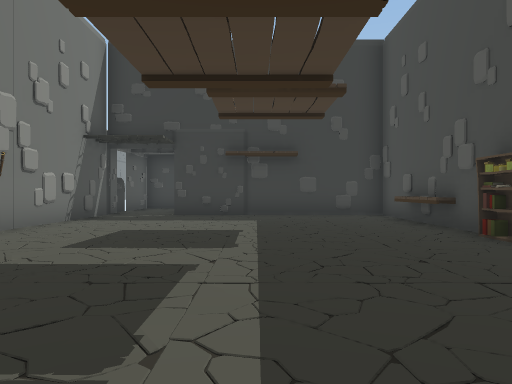
view 1 (above)

14 first-person views from a walk through a 3-D level made in the Unity game engine. The camera is 1.3 m above the floor, looks level and sees 70° across. Doors are open. The floor is counted in squares, 2 m on a side. Each view is taken from the middle of a square. On the plan, view 1 faces up. The plan holds only what a view shows up to about 11 squares ahead; the rest is blank. The place goes on beyond the plan. The player is left out. Some animated figures are left out.

view 2
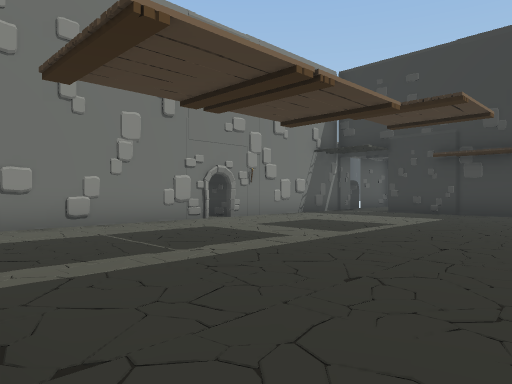

view 3
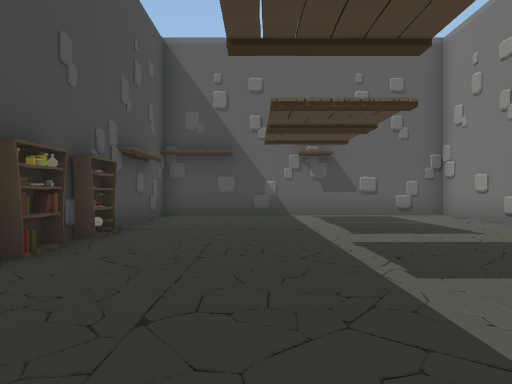

view 4
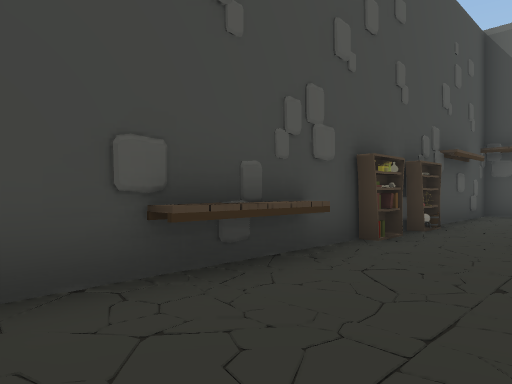

view 5
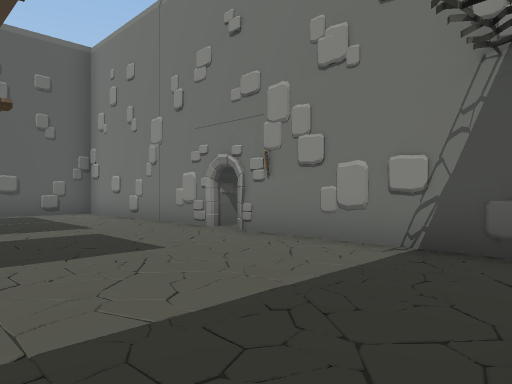

view 6
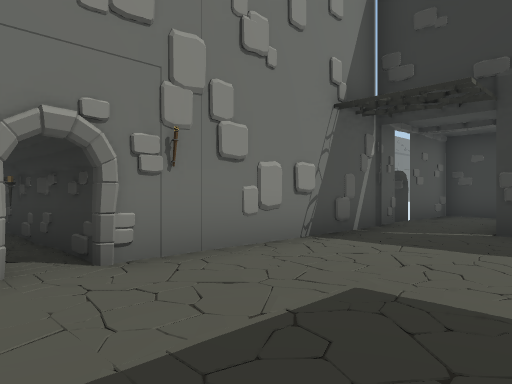

view 7
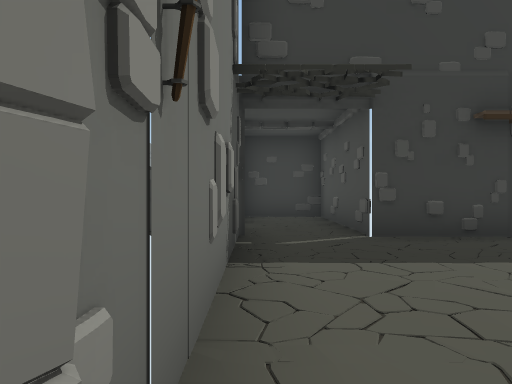

view 8
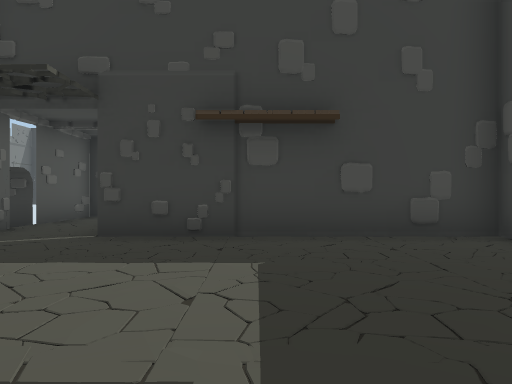

view 9
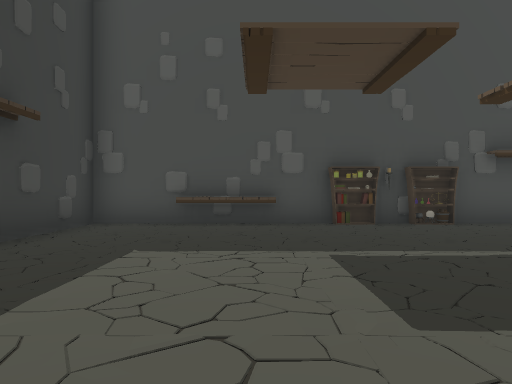

view 10
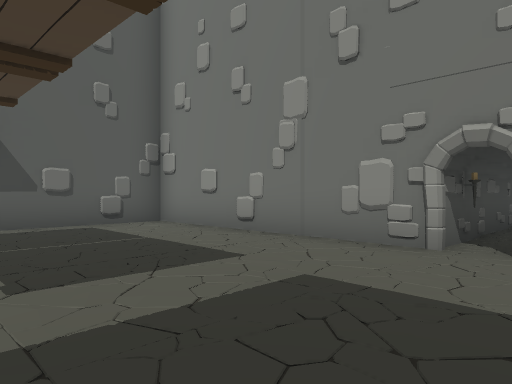

view 11
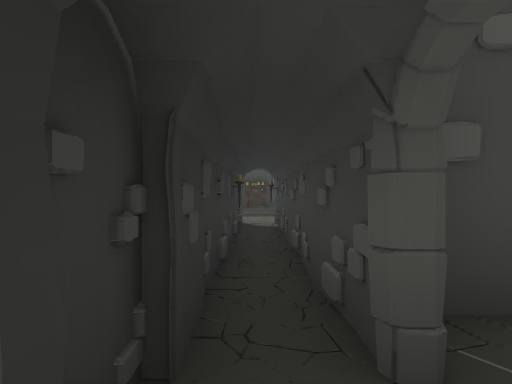

view 12
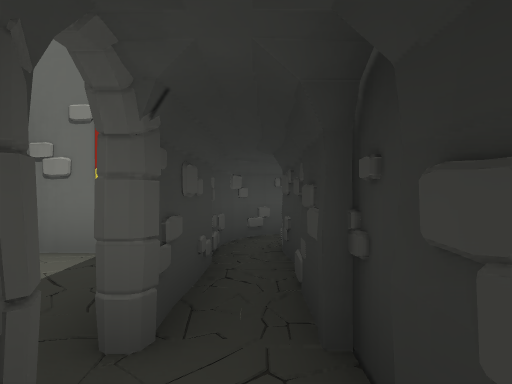

view 13
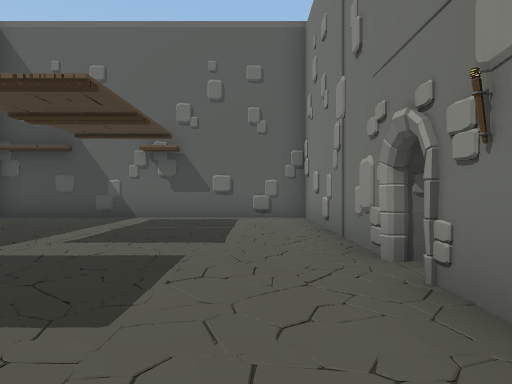

view 14
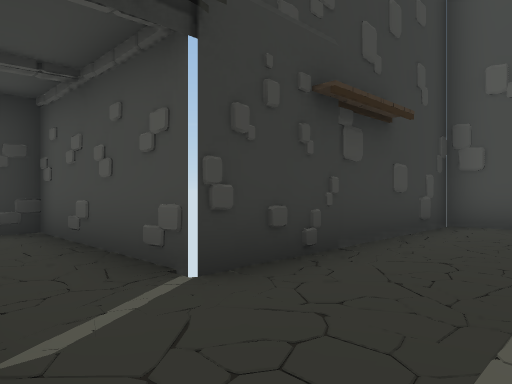

### Floor plan
Points are (right, up) in squares from view 1. A wall is a line through its corners. A room is listed if a view was taken in it or the views show most of it. See-through windows are left out.
Room 1 (views 1, 2, 3, 4, 5, 6, 7, 8, 9, 10, 13, 14)
walls: (3.6, 3.8) (3.6, 6.6); (-4.3, 4.5) (-4.3, -1.3) (3.6, -1.3) (3.6, 2.9); (-4.4, 4.5) (-4.2, 3.4); (-4.3, 1.7) (-4.2, 0.6); (3.6, 8.4) (3.6, 10.3) (-2.3, 10.3); (-3.3, -1.3) (-2.2, -1.2); (2.7, 10.5) (1.5, 10.4); (-4.3, 10.5) (-4.3, 5.2)
low walls: (-4.2, 4.2) (-4.3, 3.3); (-4.2, 7.5) (-4.3, 7)
ways out: opening at (-5, 5) to room 2; open door at (-4, 10)
objects: shelf (3, 2); shelf (3, 6); other object (3, 7) to (4, 8)
Room 2 (views 11, 12)
walls: (-10.4, 4.5) (-9.4, 4.6); (-9.5, 5.4) (-10, 5.3); (-9.5, 4.5) (-4.4, 4.5); (-10.9, 4.5) (-9.6, 4.5); (-11.9, 4.7) (-11.4, 4.5); (-8, 4.5) (-7.5, 4.6); (-7.5, 5.3) (-8, 5.3); (-12.8, 4.6) (-12, 4.5); (-13.3, 5.4) (-13.8, 5.3); (-13.4, 4.5) (-11.6, 4.5); (-6, 4.6) (-5.5, 4.6); (-5.5, 5.4) (-6.2, 5.3); (-15.6, 5.2) (-15.2, 4.8) (-14.4, 4.6); (-4.3, 5.2) (-14.2, 5.3); (-15.8, 5.5) (-15.5, 5) (-14.8, 4.6)
ways out: opening at (-5, 5) to room 1; open door at (-10.7, 3.3)

Where each view was taken, in squares from view 1:
view 1: 0 up, 0 right, facing up
view 2: 1 down, 3 right, facing up-left
view 3: 9 up, 1 right, facing down
view 4: 10 up, 1 right, facing down-right
view 5: 10 up, 0 right, facing down-left
view 6: 4 up, 1 left, facing up-left
view 7: 5 up, 4 left, facing up
view 8: 5 up, 0 right, facing up
view 9: 7 up, 4 left, facing right
view 10: 6 up, 0 right, facing down-left
view 11: 5 up, 12 left, facing right
view 12: 5 up, 10 left, facing left
view 13: 8 up, 3 left, facing down
view 14: 8 up, 4 left, facing up-right
